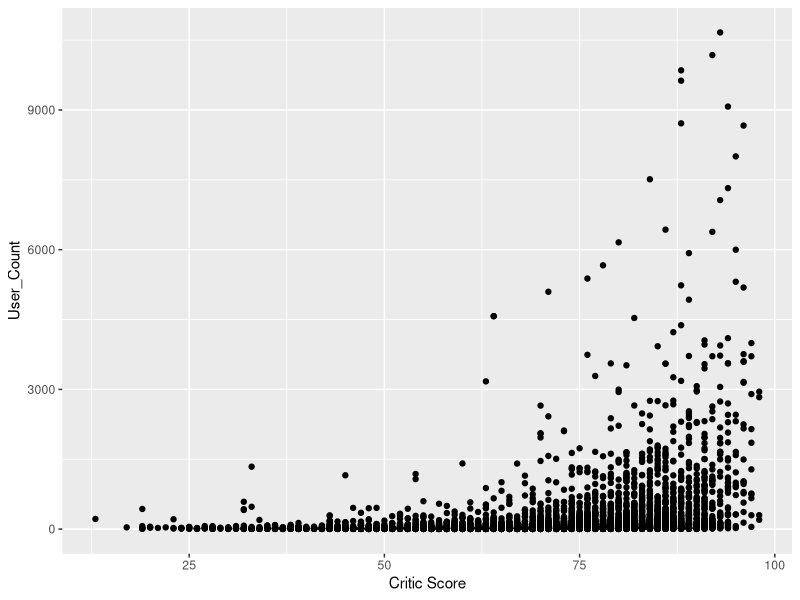

R code for this plot:
## ---- chunk 1
#Loading Libraries
library(tidyverse)

#Loading Dataset
vgs <- read.csv('replaced variables.csv')

#Transforming variables to appropriate data types
vgs[,6:9]<-as.numeric(vgs$NA_Sales,vgs$EU_Sales, vgs$JP_Sales, vgs$Other_Sales)
vgs$Platform <- as.factor(vgs$Platform)
vgs$Publisher <- as.factor(vgs$Genre)
vgs$Genre <- as.factor(vgs$Genre)
vgs$Developer <- as.factor(vgs$Developer)
vgs$Rating <- as.factor(vgs$Rating)
vgs$Year_of_Release <- as.factor(vgs$Year_of_Release)
vgs$User_Score <- as.numeric(vgs$User_Score)
vgs$Name <- as.character(vgs$Name)

#Replacing empty entries with NA
vgs$Rating[vgs$Rating %in% c("")]<- NA
vgs$Rating <-factor(vgs$Rating)
vgs$Developer[vgs$Developer %in% c("")]<- NA
vgs$Developer <-factor(vgs$Developer)
## ---- chunk 2
summary(vgs$NA_Sales, na.rm = TRUE) # summarize the variable NA_Sales
sd(vgs$NA_Sales, na.rm = TRUE) # find the standard deviation
IQR(vgs$NA_Sales, na.rm = TRUE) # find the IQR
## ---- chunk 3

## ---- chunk 4

## ---- chunk 5

## ---- chunk 6
ggplot(vgs, aes(Critic_Score, User_Count)) + geom_point() +ylab('User_Count') + xlab('Critic Score')
